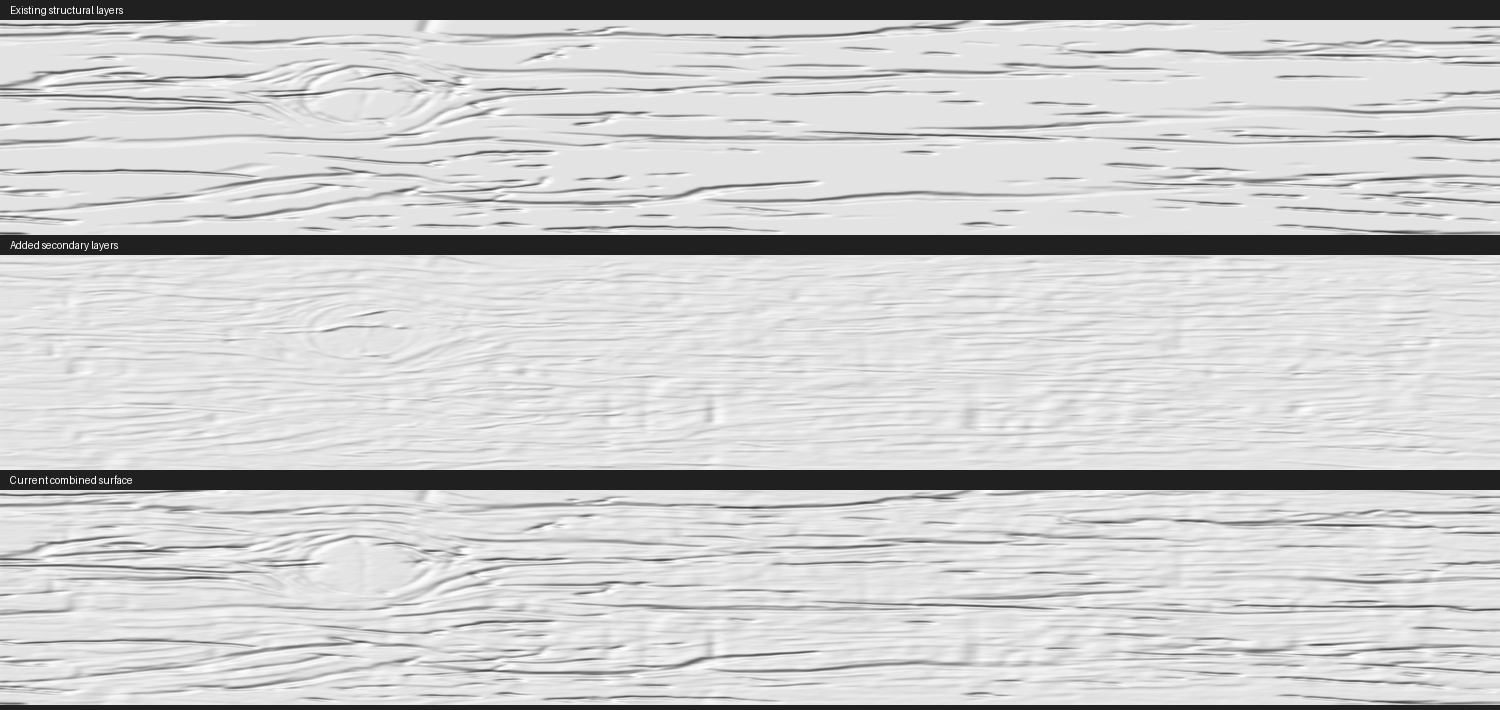

Recreate this plot in Python.
from pathlib import Path
import numpy as np,json
from PIL import Image,ImageDraw
from scipy.ndimage import gaussian_filter
D=Path(__file__).resolve().parent;W=D.parent;M=np.load(W/'grain_hierarchy/detail_layers.npz');H=np.load(W/'AI_core_definition/master_height.npz')['height'];H=np.asarray(Image.fromarray(H).resize((2016,736),Image.Resampling.BICUBIC),dtype='float32');primary=M['broad']+M['medium']+M['knot']+M['fractures'];secondary=H-primary;dx,dy=5.1/2015,1.3775/735
fields=[primary,secondary,H];names=['Existing structural layers','Added secondary layers','Current combined surface'];im=Image.new('RGB',(1500,710),'#202020');dr=ImageDraw.Draw(im);stats={}
plate=np.load(W/'final_fibers/structure_layers.npz')['plate']>.8
for i,(field,name) in enumerate(zip(fields,names)):
 mid=gaussian_filter(field,(.005/dy,.012/dx));gy,gx=np.gradient(mid,dy,dx);n=np.stack([-gx,gy,np.ones_like(gx)],2);n/=np.linalg.norm(n,axis=2)[:,:,None];light=np.array([-.4,.3,.866]);v=.2+.8*np.maximum(n@light,0);tile=Image.fromarray(np.uint8(v*255)).convert('RGB').resize((1500,215),Image.Resampling.LANCZOS);im.paste(tile,(0,i*235+20));dr.text((10,i*235+4),name,fill='white');stats[name]=dict(mid_gradient_rms_on_broad_faces=float(np.sqrt(np.mean((gx*gx+gy*gy)[plate]))),height_rms_on_broad_faces=float(np.std(field[plate])))
im.save(D/'layer_diagnosis.jpg',quality=97);(D/'layer_diagnosis.json').write_text(json.dumps(dict(values=stats,limits='Numerical normal response only; not a Cycles render or reference measurement'),indent=2));print(json.dumps(stats))
